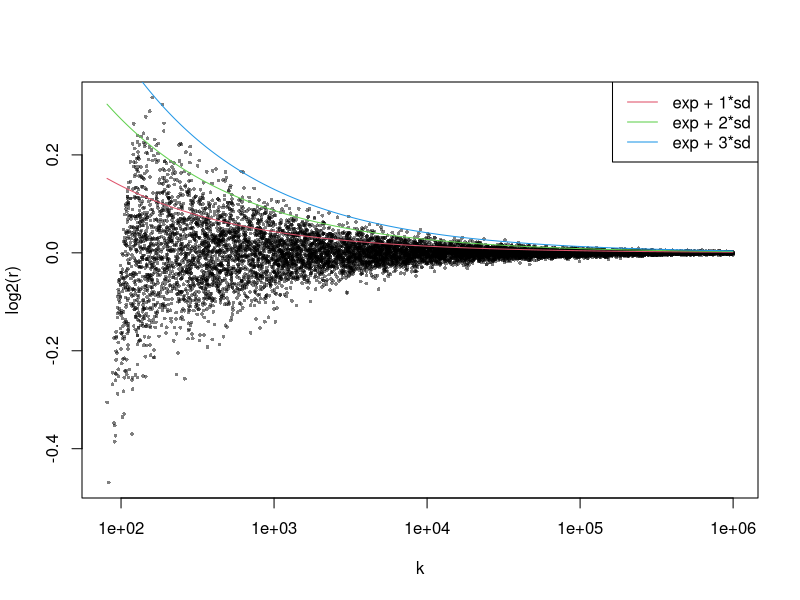

This figure's R source:
## ---- chunk 1
library(knitr)
knitr::opts_chunk$set(
    error = FALSE,
    tidy  = FALSE,
    message = FALSE,
    warning = FALSE,
    fig.width = 6, fig.height = 6,
    fig.align = "center"
)
## ---- chunk 2
f = function(k, a = 1, p = 0.5) {
    r = (sqrt(1 + 4*k/a^2/(1-p)) + 1) /
        (sqrt(1 + 4*k/a^2/(1-p)) - 1)
    log2(r)
}
## ---- chunk 3
set.seed(123)
p = 0.1
size = round(10^(runif(10000, min = 3, max = 7)))
k = sapply(size, function(x) rbinom(1, x, p))
## ---- chunk 4
plot(k, log2(k/(size*p)), log = "x", pch = 16, cex = 0.5, col = "#00000080", ylab = "log2(r)")

od = order(k)
lines(k[od], f(k[od], a = 1, p = p), col = 2)
lines(k[od], f(k[od], a = 2, p = p), col = 3)
lines(k[od], f(k[od], a = 3, p = p), col = 4)

legend("topright", legend = c("exp + 1*sd", "exp + 2*sd", "exp + 3*sd"), lty = 1, col = 2:4)
